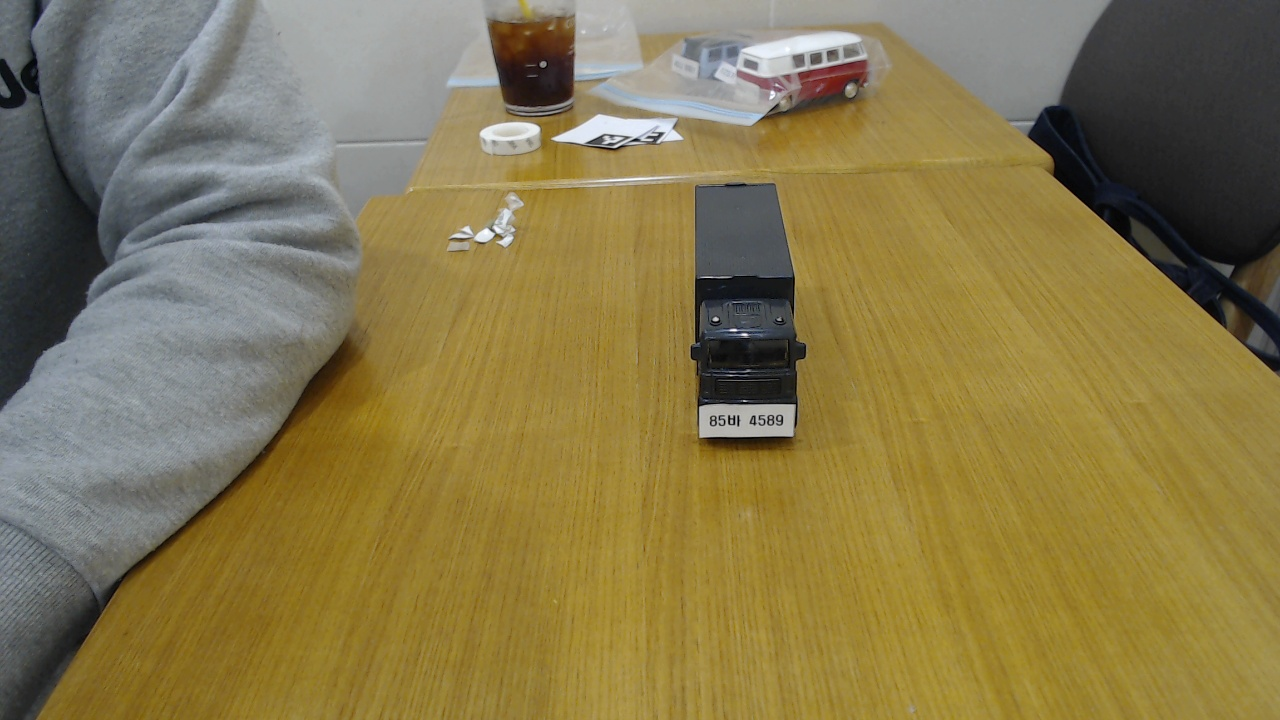
#> input picture data/snapshots/A-1_20260425_184613.jpg, 1280 x 720 px
$ python -i preprocessor.py   (imports and definitions only)   (older library calls are emulated)
#> lines starting #> are read from the running program, lines starting #| are printed output that depends on the picture
#> further down, picture is the input picture: shape (720, 1280, 3); mean B, G, R 76.4, 120.4, 134.3
# ============================================================
# [Phase 2] 전처리 + 카메라 이물질 감지
# 라즈베리파이 2GB 최적화: CLAHE를 N프레임마다 1번만 실행
# ============================================================

import cv2
import numpy as np
import time
from config.settings import (
    BLUR_DETECT_THRESHOLD,
    BLUR_CHECK_INTERVAL,
    BLUR_CONFIRM_COUNT,
)

# CLAHE 적용 간격 (N프레임마다 1번)
# 조명이 일정한 실내: 10~30 권장
CLAHE_INTERVAL = 10


class Preprocessor:
    def __init__(self, clip_limit: float = 2.0,
                 tile_grid: tuple = (8, 8)):
        # CLAHE 객체 생성 (대비 제한값, 타일 크기 설정)
        self.clahe = cv2.createCLAHE(
            clipLimit=clip_limit,
            tileGridSize=tile_grid
        )
        # CLAHE 적용 프레임 카운터
        self._frame_count   = 0
        # 마지막으로 CLAHE 적용한 결과 캐시 (같은 결과 재사용)
        self._cached_frame  = None

        # 흐림 감지 관련 변수
        self._last_blur_check   = 0.0   # 마지막 흐림 체크 시각
        self._blur_count        = 0     # 연속 흐림 감지 횟수
        self.camera_blurry      = False # 카메라 오염 여부 플래그
        self.current_sharpness  = 999.0 # 현재 선명도 값

    def apply(self, frame: np.ndarray) -> np.ndarray:
        """
        N프레임마다 1번 CLAHE 적용.
        나머지 프레임은 캐시된 결과 반환.
        라즈베리파이 CPU 부하를 줄이기 위한 최적화.
        """
        self._frame_count += 1

        # CLAHE 적용 주기가 됐거나 처음 실행이면 실제 적용
        if (self._frame_count % CLAHE_INTERVAL == 0
                or self._cached_frame is None):
            # BGR → LAB 색공간 변환 (L채널에만 CLAHE 적용)
            lab         = cv2.cvtColor(frame, cv2.COLOR_BGR2LAB)
#> lab: shape (720, 1280, 3); mean of channels 0, 1, 2 129.3, 128.2, 153.1
            l, a, b     = cv2.split(lab)
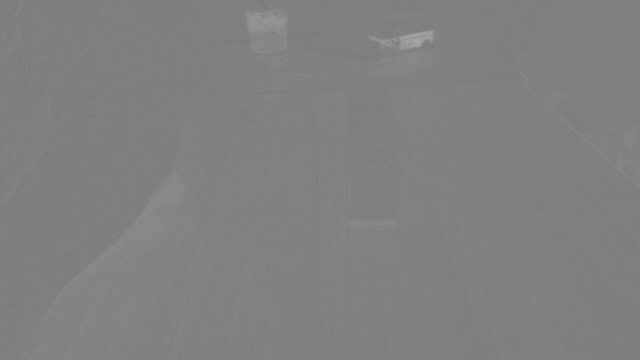
#> a: shape (720, 1280) (shown at 1/2 size); min 119, max 167, mean 128.2
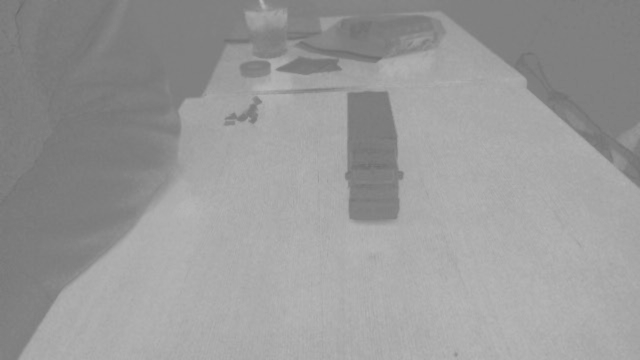
#> b: shape (720, 1280) (shown at 1/2 size); min 104, max 184, mean 153.1
            # L채널(밝기)에만 CLAHE 적용
            l_eq        = self.clahe.apply(l)
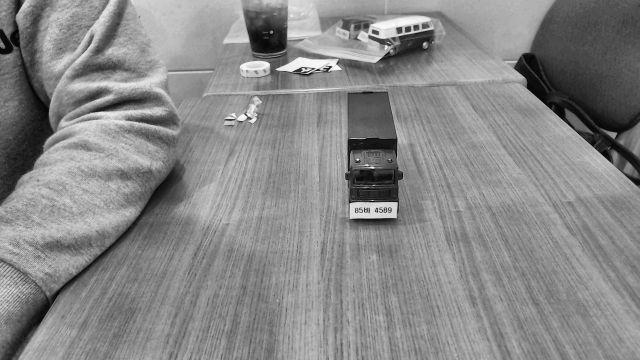
#> l_eq: shape (720, 1280) (shown at 1/2 size); min 1, max 255, mean 135.4
            lab_eq      = cv2.merge([l_eq, a, b])
#> lab_eq: shape (720, 1280, 3); mean of channels 0, 1, 2 135.4, 128.2, 153.1
            # 다시 BGR로 변환
            enhanced    = cv2.cvtColor(lab_eq, cv2.COLOR_LAB2BGR)
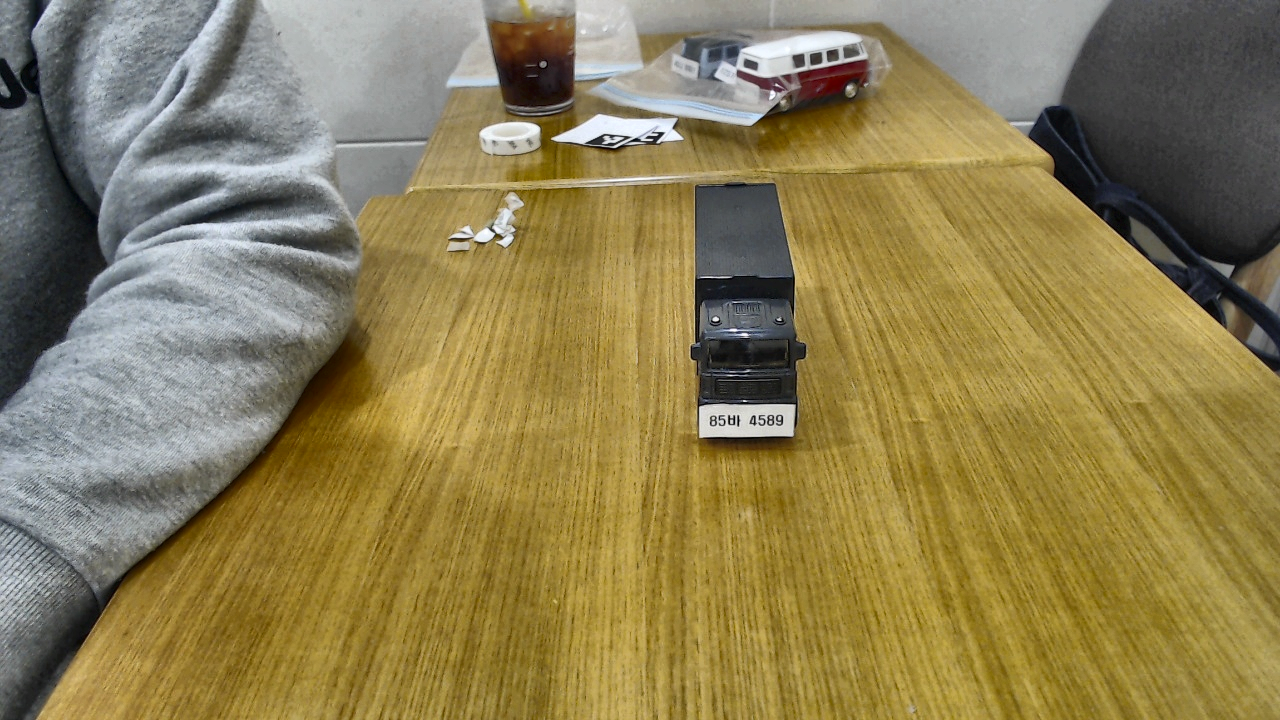
#> enhanced: shape (720, 1280, 3); mean B, G, R 82.6, 126.8, 140.8
            # 결과 캐시에 저장
            self._cached_frame = enhanced
            return enhanced
        else:
            # 주기가 아니면 캐시된 이전 결과 반환 (CPU 절약)
            return self._cached_frame

    # [38 lines left out: function check_blur, not called in this run]

>>> import cv2
>>> picture = cv2.imread('../data/snapshots/A-1_20260425_184613.jpg')
>>> result = Preprocessor().apply(picture)

$ run again, on data/snapshots/A-1_20260425_185027.jpg
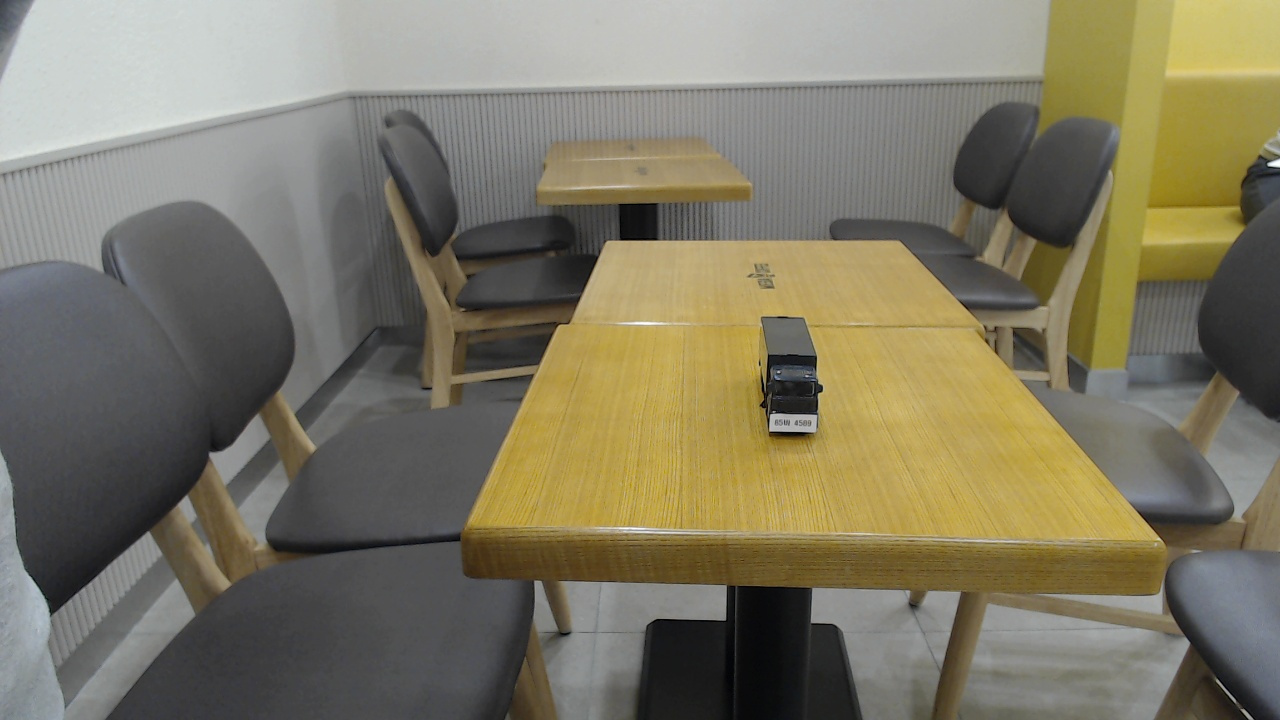
#> input picture data/snapshots/A-1_20260425_185027.jpg, 1280 x 720 px
#> picture is the input picture: shape (720, 1280, 3); mean B, G, R 100.2, 120.6, 126
#> lab: shape (720, 1280, 3); mean of channels 0, 1, 2 127.7, 127.4, 139.4
#> in apply, `l, a, b     = cv2.split(lab)`:
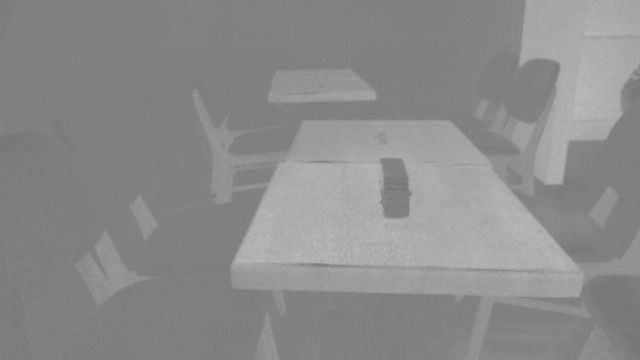
#> b: shape (720, 1280) (shown at 1/2 size); min 113, max 191, mean 139.4
#> lab_eq: shape (720, 1280, 3); mean of channels 0, 1, 2 136.7, 127.4, 139.4
#> in apply, `enhanced    = cv2.cvtColor(lab_eq, cv2.COLOR_LAB2BGR)`:
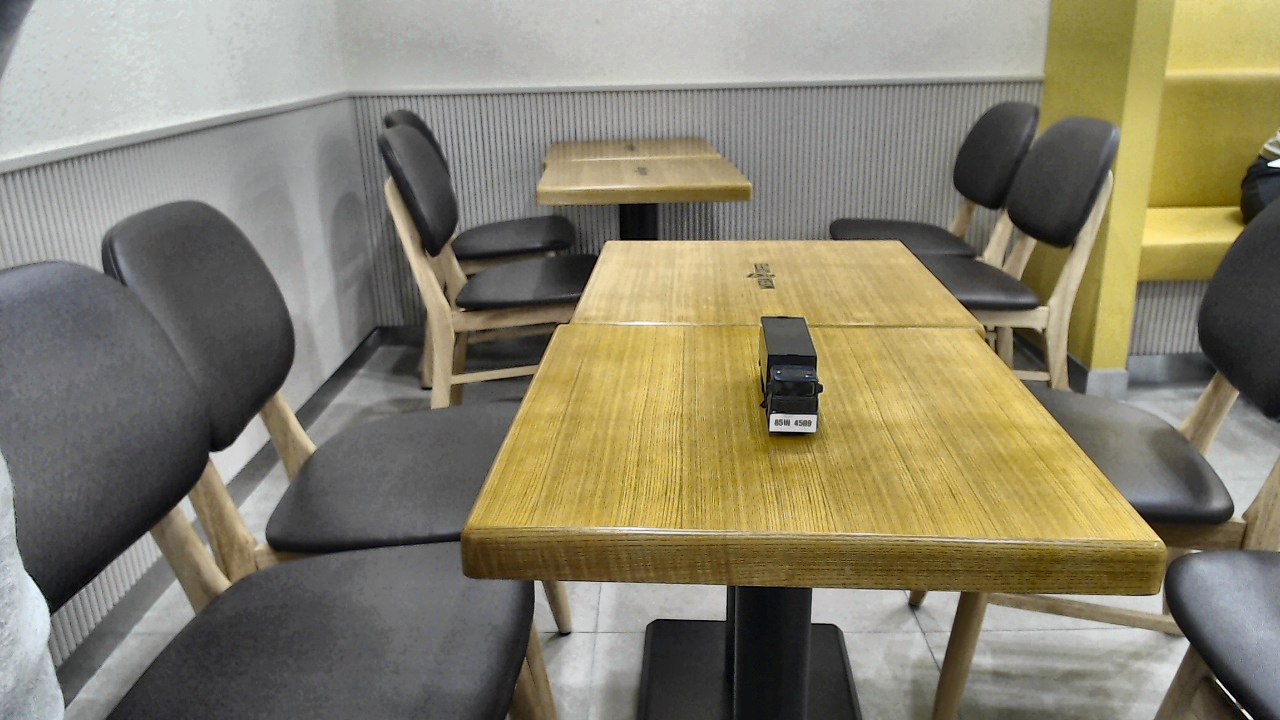
#> enhanced: shape (720, 1280, 3); mean B, G, R 109.6, 130, 135.6
